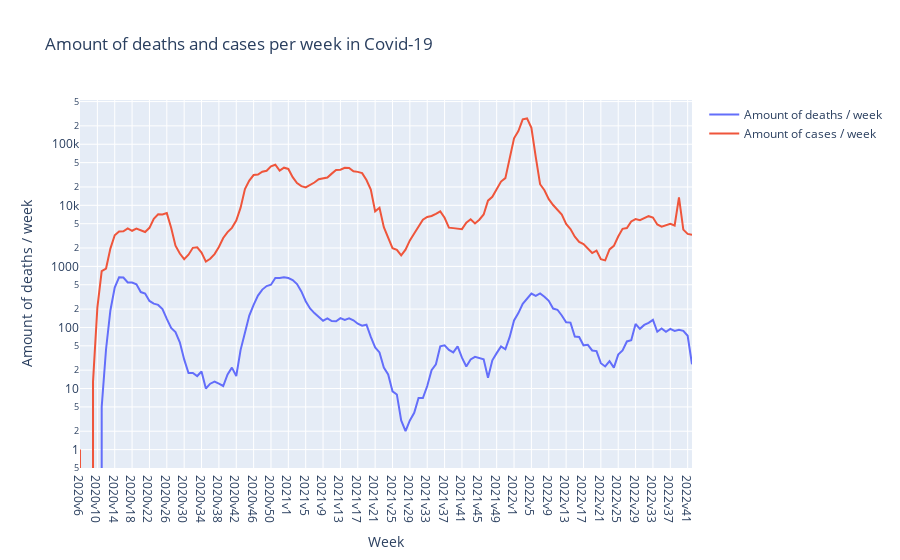

The code cell stored with this chart in its notebook:
### Code cell
fig = px.line(
    covid19,
    x="Week",
    y=["Amount of deaths / week","Amount of cases / week"],
    log_y=True,
    title="Amount of deaths and cases per week in Covid-19",
    labels= {"value": "Amount of deaths / week"}
    )
fig.update_layout(legend={"title_text":""})
#fig.write_html("Visualiseringar/Covid19")
fig.show()

# TODO: Add to visualiseringar

### Figure 1 — Plotly figure (JSON) as saved in the notebook; plotly's stock layout.template omitted (floating-point values rounded to 4 significant figures; data arrays with more than 128 entries replaced by an {"elided": "..."} marker saying what was removed)
{"data": [{"hovertemplate": "variable=Amount of deaths / week<br>Week=%{x}<br>Amount of deaths / week=%{y}<extra></extra>", "legendgroup": "Amount of deaths / week", "line": {"color": "#636efa", "dash": "solid"}, "marker": {"symbol": "circle"}, "mode": "lines", "name": "Amount of deaths / week", "orientation": "v", "showlegend": true, "type": "scatter", "x": {"elided": "142 str values"}, "xaxis": "x", "y": {"elided": "142 int values"}, "yaxis": "y"}, {"hovertemplate": "variable=Amount of cases / week<br>Week=%{x}<br>Amount of deaths / week=%{y}<extra></extra>", "legendgroup": "Amount of cases / week", "line": {"color": "#EF553B", "dash": "solid"}, "marker": {"symbol": "circle"}, "mode": "lines", "name": "Amount of cases / week", "orientation": "v", "showlegend": true, "type": "scatter", "x": {"elided": "142 str values"}, "xaxis": "x", "y": {"elided": "142 int values"}, "yaxis": "y"}], "layout": {"legend": {"title": {"text": ""}, "tracegroupgap": 0}, "title": {"text": "Amount of deaths and cases per week in Covid-19"}, "xaxis": {"anchor": "y", "domain": [0, 1], "title": {"text": "Week"}}, "yaxis": {"anchor": "x", "domain": [0, 1], "title": {"text": "Amount of deaths / week"}, "type": "log"}}}
